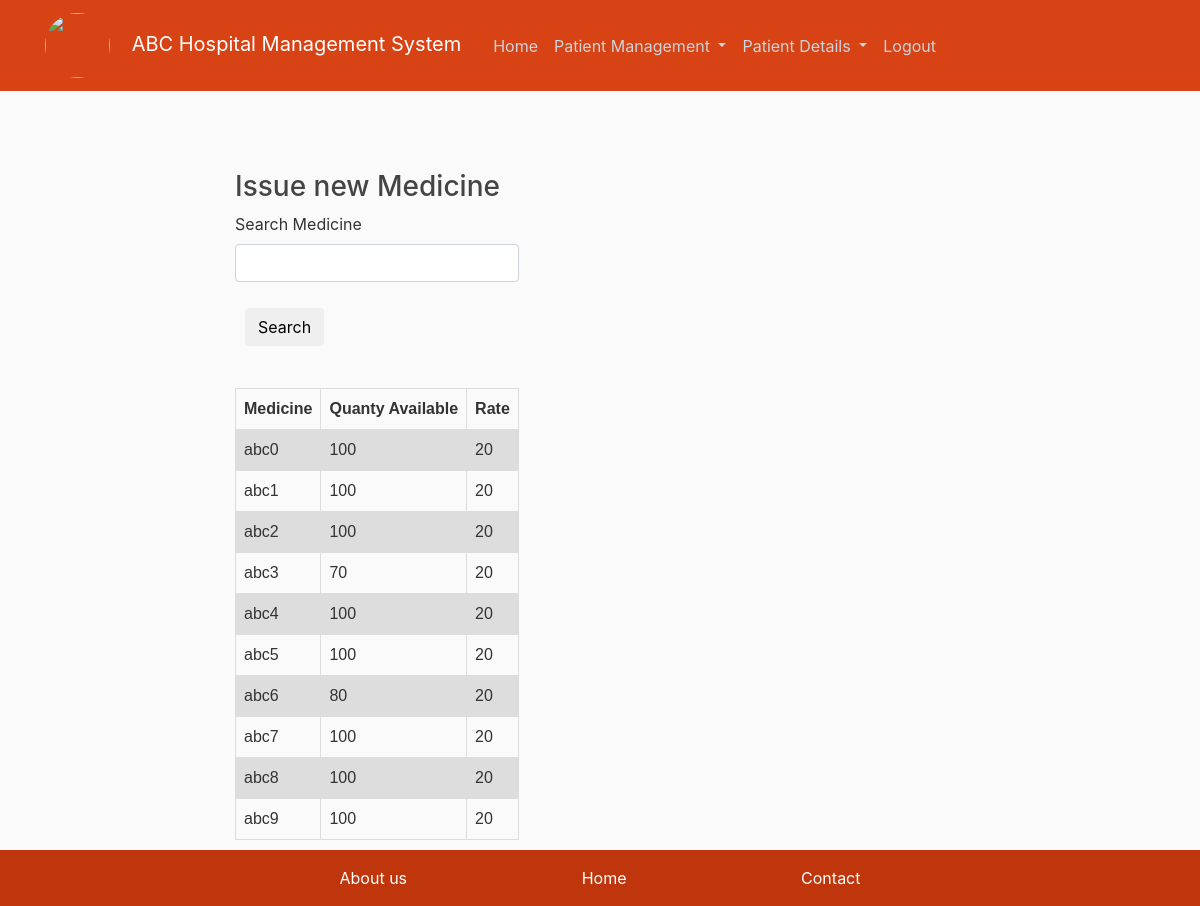
/newmedicine/1 (signed in), run on the app's committed database.
### hospital/models.py (models this page shows, shortened)
class MedicineMaster(db.Model):
    __tablename__ = 'MedicineMaster'
    mName = db.Column(db.String(20),primary_key=True ,nullable=False)
    qty = db.Column(db.Integer, nullable=False)
    rate = db.Column(db.Integer, nullable=False)
    status = db.Column(db.String, )

### hospital/routes.py (the view)
@app.route("/newmedicine/<int:post_id>",methods=['POST','GET'])
@login_required
def newMedicine(post_id):
    form=MedicineForm()
    data=Patient.query.filter_by(id=post_id).first()
    medMaster=MedicineMaster.query.all()
    if form.validate_on_submit():
        return redirect(url_for('searchMedicine',medname=form.searchMed.data,post_id=data.id))
    print(form.errors)
    return render_template('medTest/new_medicine.html',qty='disable',pat=data,medMast=medMaster,legend='All Patient' ,title='Patients',form=form)

### hospital/forms.py
class MedicineForm(FlaskForm):
    searchMed = StringField('Search Medicine',validators=[Optional()])
    quantity = IntegerField('Quantity',validators=[Optional(), NumberRange(min=1, max=200)] )
    searchbtn = SubmitField('Search')
    addMed = SubmitField('Add medicine')

### hospital/models.py (called while the page is built)
@login_manager.user_loader
def load_user(user_id):
    return User.query.get(int(user_id))

### hospital/templates/medTest/new_medicine.html (shortened to what this page needs)
{%extends 'layout.html'%}
{%block content%}
        <div style="display: inline-block;">
            <div><h3>
                Issue new Medicine
            </h3></div>
            <div>
                <form method="POST">
                    <fieldset class="form-group">
                        <div class="form-group">
                            {{ form.searchMed.label(class="form-control-label") }}
                            {% if form.searchMed.errors %}
                                {{ form.searchMed(class="form-control form-control is-invalid") }}
                                <div class="invalid-feedback">
                                    {% for error in form.searchMed.errors %}
                                        <span>{{ error }}</span>
                                    {% endfor %}
                                </div>
                            {% else %}
                                {{ form.searchMed(class="form-control form-control") }}
                            {% endif %}
                        </div>
                        <div style="padding: 10px;" class="form-group">
                            {{ form.searchbtn(class="btn") }}
                        </div>
                    </fieldset>
                </form>
            </div>
            <div id="patienttables" style="padding-bottom: 10px; display: block;">
                <table>
                    <tr>
                    <th>Medicine</th>
                    <th>Quanty Available</th>
                    <th>Rate</th>
                    </tr>
                    {% for med in medMast%}
                            <tr>
                                <td>{{med.mName}}</td>
                                <td>{{med.qty}}</td>
                                <td>{{med.rate}}</td>
                            </tr>
                    {%endfor%}
                </table>
            </div>
        </div>
{%endblock content%}

### hospital/static/main.css (style rules this page uses)
html,body { background: #fafafa; color: #333333; margin-top: 5rem; }
h1, h2, h3, h4, h5, h6 { color: #444444; }
table { font-family: arial, sans-serif; border-collapse: collapse; width: 100%; }
td, th { border: 1px solid #dddddd; text-align: left; padding: 8px; }
tr:nth-child(even) { background-color: #dddddd; }

### data on the page
MedicineMaster: mName "abc0", qty "100", rate "20"
MedicineMaster: mName "abc1", qty "100", rate "20"
MedicineMaster: mName "abc2", qty "100", rate "20"
MedicineMaster: mName "abc3", qty "70", rate "20"
MedicineMaster: mName "abc4", qty "100", rate "20"
MedicineMaster: mName "abc5", qty "100", rate "20"
MedicineMaster: mName "abc6", qty "80", rate "20"
MedicineMaster: mName "abc7", qty "100", rate "20"
MedicineMaster: mName "abc8", qty "100", rate "20"
MedicineMaster: mName "abc9", qty "100", rate "20"
